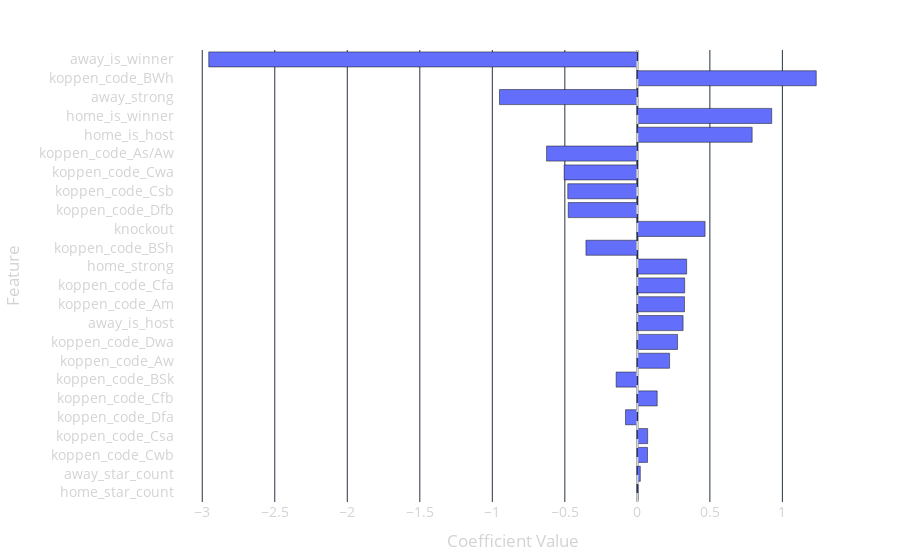

Notebook source saved alongside this figure:
### Code cell
import pandas as pd
import plotly.express as px

# Extract model weights and match them to feature names
weights = model.linear.weight.detach().numpy().flatten()
dfw = pd.DataFrame({
    'feature': features,
    'coef': weights
})

# Calculate absolute values for sorting
dfw['abs_coef'] = dfw['coef'].abs()
dfw = dfw.sort_values('abs_coef', ascending=True)

# Create an interactive horizontal bar chart using Plotly
fig = px.bar(
    dfw,
    x='coef',
    y='feature',
    orientation='h',
    title="Feature Coefficients (Logistic Regression)",
    labels={'coef': 'Coefficient Value', 'feature': 'Feature'},
    template='plotly_dark'  # dark theme with light text
)

# Add a vertical reference line at x = 0
fig.add_vline(x=0, line_dash='dash', line_color='lightgray')

# Customize layout for transparent background and light font
fig.update_layout(
    title_font=dict(color='white', size=20),
    font=dict(color='lightgray', size=14),
    plot_bgcolor='rgba(0,0,0,0)',     # transparent plot area
    paper_bgcolor='rgba(0,0,0,0)',    # transparent overall background
    autosize=True,
    margin=dict(l=50, r=50, t=50, b=50)
)

# Save the plot as a responsive, standalone HTML file
fig.write_html("feature_coefficients.html", full_html=True, include_plotlyjs='cdn')
fig.show()

### Figure 1 — Plotly figure (JSON) as saved in the notebook; plotly's stock layout.template omitted (floating-point values rounded to 4 significant figures)
{"data": [{"alignmentgroup": "True", "hovertemplate": "Coefficient Value=%{x}<br>Feature=%{y}<extra></extra>", "legendgroup": "", "marker": {"color": "#636efa", "pattern": {"shape": ""}}, "name": "", "offsetgroup": "", "orientation": "h", "showlegend": false, "textposition": "auto", "type": "bar", "x": [0.005506, 0.02044, 0.07002, 0.07115, -0.08186, 0.1369, -0.1464, 0.2222, 0.2771, 0.3155, 0.3249, 0.3263, 0.3399, -0.3545, 0.467, -0.4769, -0.4798, -0.5047, -0.626, 0.7917, 0.9265, -0.9506, 1.234, -2.955], "xaxis": "x", "y": ["home_star_count", "away_star_count", "koppen_code_Cwb", "koppen_code_Csa", "koppen_code_Dfa", "koppen_code_Cfb", "koppen_code_BSk", "koppen_code_Aw", "koppen_code_Dwa", "away_is_host", "koppen_code_Am", "koppen_code_Cfa", "home_strong", "koppen_code_BSh", "knockout", "koppen_code_Dfb", "koppen_code_Csb", "koppen_code_Cwa", "koppen_code_As/Aw", "home_is_host", "home_is_winner", "away_strong", "koppen_code_BWh", "away_is_winner"], "yaxis": "y"}], "layout": {"autosize": true, "barmode": "relative", "font": {"color": "lightgray", "size": 14}, "legend": {"tracegroupgap": 0}, "margin": {"b": 50, "l": 50, "r": 50, "t": 50}, "paper_bgcolor": "rgba(0, 0, 0, 0)", "plot_bgcolor": "rgba(0, 0, 0, 0)", "shapes": [{"line": {"color": "lightgray", "dash": "dash"}, "type": "line", "x0": 0, "x1": 0, "xref": "x", "y0": 0, "y1": 1, "yref": "y domain"}], "title": {"font": {"color": "white", "size": 20}, "text": "Feature Coefficients (Logistic Regression)"}, "xaxis": {"anchor": "y", "autorange": true, "domain": [0, 1], "range": [-3.188, 1.466], "title": {"text": "Coefficient Value"}, "type": "linear"}, "yaxis": {"anchor": "x", "autorange": true, "domain": [0, 1], "range": [-0.5, 23.5], "title": {"text": "Feature"}, "type": "category"}}}
